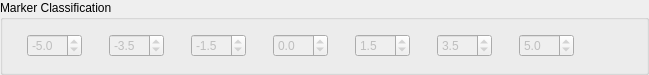
                <widget class="QGroupBox" name="group_hwmclass">
                 <property name="sizePolicy">
                  <sizepolicy hsizetype="Preferred" vsizetype="Fixed">
                   <horstretch>0</horstretch>
                   <verstretch>0</verstretch>
                  </sizepolicy>
                 </property>
                 <property name="minimumSize">
                  <size>
                   <width>0</width>
                   <height>75</height>
                  </size>
                 </property>
                 <property name="maximumSize">
                  <size>
                   <width>16777215</width>
                   <height>75</height>
                  </size>
                 </property>
                 <property name="title">
                  <string>Marker Classification</string>
                 </property>
                 <property name="flat">
                  <bool>false</bool>
                 </property>
                 <property name="checkable">
                  <bool>false</bool>
                 </property>
                 <layout class="QHBoxLayout" name="horizontalLayout_19">
                  <item>
                   <layout class="QHBoxLayout" name="horizontalLayout_8">
                    <item>
                     <widget class="QLabel" name="img_purple_2">
                      <property name="text">
                       <string/>
                      </property>
                      <property name="pixmap">
                       <pixmap>:/img/mm_20_purple.png</pixmap>
                      </property>
                     </widget>
                    </item>
                    <item>
                     <widget class="QDoubleSpinBox" name="spin_class0">
                      <property name="enabled">
                       <bool>false</bool>
                      </property>
                      <property name="minimumSize">
                       <size>
                        <width>55</width>
                        <height>0</height>
                       </size>
                      </property>
                      <property name="maximumSize">
                       <size>
                        <width>55</width>
                        <height>16777215</height>
                       </size>
                      </property>
                      <property name="decimals">
                       <number>1</number>
                      </property>
                      <property name="minimum">
                       <double>-100.000000000000000</double>
                      </property>
                      <property name="value">
                       <double>-5.000000000000000</double>
                      </property>
                     </widget>
                    </item>
                    <item>
                     <widget class="QLabel" name="img_blue_2">
                      <property name="minimumSize">
                       <size>
                        <width>15</width>
                        <height>25</height>
                       </size>
                      </property>
                      <property name="maximumSize">
                       <size>
                        <width>15</width>
                        <height>25</height>
                       </size>
                      </property>
                      <property name="text">
                       <string/>
                      </property>
                      <property name="pixmap">
                       <pixmap resource="../MetOceanViewer.qrc">:/rsc/img/mm_20_darkblue.png</pixmap>
                      </property>
                     </widget>
                    </item>
                    <item>
                     <widget class="QDoubleSpinBox" name="spin_class1">
                      <property name="enabled">
                       <bool>false</bool>
                      </property>
                      <property name="minimumSize">
                       <size>
                        <width>55</width>
                        <height>0</height>
                       </size>
                      </property>
                      <property name="maximumSize">
                       <size>
                        <width>55</width>
                        <height>16777215</height>
                       </size>
                      </property>
                      <property name="decimals">
                       <number>1</number>
                      </property>
                      <property name="minimum">
                       <double>-100.000000000000000</double>
                      </property>
                      <property name="value">
                       <double>-3.500000000000000</double>
                      </property>
                     </widget>
                    </item>
                    <item>
                     <widget class="QLabel" name="img_lightblue_2">
                      <property name="minimumSize">
                       <size>
                        <width>15</width>
                        <height>25</height>
                       </size>
                      </property>
                      <property name="maximumSize">
                       <size>
                        <width>15</width>
                        <height>25</height>
                       </size>
                      </property>
                      <property name="text">
                       <string/>
                      </property>
                      <property name="pixmap">
                       <pixmap resource="../MetOceanViewer.qrc">:/rsc/img/mm_20_lightblue.png</pixmap>
                      </property>
                     </widget>
                    </item>
                    <item>
                     <widget class="QDoubleSpinBox" name="spin_class2">
                      <property name="enabled">
                       <bool>false</bool>
                      </property>
                      <property name="minimumSize">
                       <size>
                        <width>55</width>
                        <height>0</height>
                       </size>
                      </property>
                      <property name="maximumSize">
                       <size>
                        <width>55</width>
                        <height>16777215</height>
                       </size>
                      </property>
                      <property name="decimals">
                       <number>1</number>
                      </property>
                      <property name="minimum">
                       <double>-100.000000000000000</double>
                      </property>
                      <property name="value">
                       <double>-1.500000000000000</double>
                      </property>
                     </widget>
                    </item>
                    <item>
                     <widget class="QLabel" name="img_dkgreen_2">
                      <property name="minimumSize">
                       <size>
                        <width>15</width>
                        <height>25</height>
                       </size>
                      </property>
                      <property name="maximumSize">
                       <size>
                        <width>15</width>
                        <height>25</height>
                       </size>
                      </property>
                      <property name="text">
                       <string/>
                      </property>
                      <property name="pixmap">
                       <pixmap resource="../MetOceanViewer.qrc">:/rsc/img/mm_20_darkgreen.png</pixmap>
                      </property>
                     </widget>
                    </item>
                    <item>
                     <widget class="QDoubleSpinBox" name="spin_class3">
                      <property name="enabled">
                       <bool>false</bool>
                      </property>
                      <property name="minimumSize">
                       <size>
                        <width>55</width>
                        <height>0</height>
                       </size>
                      </property>
                      <property name="maximumSize">
                       <size>
                        <width>55</width>
                        <height>16777215</height>
                       </size>
                      </property>
                      <property name="decimals">
                       <number>1</number>
                      </property>
                      <property name="minimum">
                       <double>-100.000000000000000</double>
                      </property>
                     </widget>
                    </item>
                    <item>
                     <widget class="QLabel" name="img_ltgreen_2">
                      <property name="minimumSize">
                       <size>
                        <width>15</width>
                        <height>25</height>
                       </size>
                      </property>
                      <property name="maximumSize">
                       <size>
                        <width>15</width>
                        <height>25</height>
                       </size>
                      </property>
                      <property name="text">
                       <string/>
                      </property>
                      <property name="pixmap">
                       <pixmap resource="../MetOceanViewer.qrc">:/rsc/img/mm_20_lightgreen.png</pixmap>
                      </property>
                     </widget>
                    </item>
                    <item>
                     <widget class="QDoubleSpinBox" name="spin_class4">
                      <property name="enabled">
                       <bool>false</bool>
                      </property>
                      <property name="minimumSize">
                       <size>
                        <width>55</width>
                        <height>0</height>
                       </size>
                      </property>
                      <property name="maximumSize">
                       <size>
                        <width>55</width>
                        <height>16777215</height>
                       </size>
                      </property>
                      <property name="decimals">
                       <number>1</number>
                      </property>
                      <property name="minimum">
                       <double>-100.000000000000000</double>
                      </property>
                      <property name="value">
                       <double>1.500000000000000</double>
                      </property>
                     </widget>
                    </item>
                    <item>
                     <widget class="QLabel" name="img_yellow_2">
                      <property name="minimumSize">
                       <size>
                        <width>15</width>
                        <height>25</height>
                       </size>
                      </property>
                      <property name="maximumSize">
                       <size>
                        <width>15</width>
                        <height>25</height>
                       </size>
                      </property>
                      <property name="text">
                       <string/>
                      </property>
                      <property name="pixmap">
                       <pixmap resource="../MetOceanViewer.qrc">:/rsc/img/mm_20_yellow.png</pixmap>
                      </property>
                     </widget>
                    </item>
                    <item>
                     <widget class="QDoubleSpinBox" name="spin_class5">
                      <property name="enabled">
                       <bool>false</bool>
                      </property>
                      <property name="minimumSize">
                       <size>
                        <width>55</width>
                        <height>0</height>
                       </size>
                      </property>
                      <property name="maximumSize">
                       <size>
                        <width>55</width>
                        <height>16777215</height>
                       </size>
                      </property>
                      <property name="decimals">
                       <number>1</number>
                      </property>
                      <property name="minimum">
                       <double>-100.000000000000000</double>
                      </property>
                      <property name="value">
                       <double>3.500000000000000</double>
                      </property>
                     </widget>
                    </item>
                    <item>
                     <widget class="QLabel" name="img_orange_2">
                      <property name="minimumSize">
                       <size>
                        <width>15</width>
                        <height>25</height>
                       </size>
                      </property>
                      <property name="maximumSize">
                       <size>
                        <width>15</width>
                        <height>25</height>
                       </size>
                      </property>
                      <property name="text">
                       <string/>
                      </property>
                      <property name="pixmap">
                       <pixmap resource="../MetOceanViewer.qrc">:/rsc/img/mm_20_darkorange.png</pixmap>
                      </property>
                     </widget>
                    </item>
                    <item>
                     <widget class="QDoubleSpinBox" name="spin_class6">
                      <property name="enabled">
                       <bool>false</bool>
                      </property>
                      <property name="minimumSize">
                       <size>
                        <width>55</width>
                        <height>0</height>
                       </size>
                      </property>
                      <property name="maximumSize">
                       <size>
                        <width>55</width>
                        <height>16777215</height>
                       </size>
                      </property>
                      <property name="decimals">
                       <number>1</number>
                      </property>
                      <property name="minimum">
                       <double>-100.000000000000000</double>
                      </property>
                      <property name="value">
                       <double>5.000000000000000</double>
                      </property>
                     </widget>
                    </item>
                    <item>
                     <widget class="QLabel" name="img_red_2">
                      <property name="minimumSize">
                       <size>
                        <width>15</width>
                        <height>25</height>
                       </size>
                      </property>
                      <property name="maximumSize">
                       <size>
                        <width>15</width>
                        <height>25</height>
                       </size>
                      </property>
                      <property name="pixmap">
                       <pixmap resource="../MetOceanViewer.qrc">:/rsc/img/mm_20_red.png</pixmap>
                      </property>
                     </widget>
                    </item>
                    <item>
                     <spacer name="horizontalSpacer_19">
                      <property name="orientation">
                       <enum>Qt::Horizontal</enum>
                      </property>
                      <property name="sizeHint" stdset="0">
                       <size>
                        <width>40</width>
                        <height>20</height>
                       </size>
                      </property>
                     </spacer>
                    </item>
                   </layout>
                  </item>
                 </layout>
                </widget>
